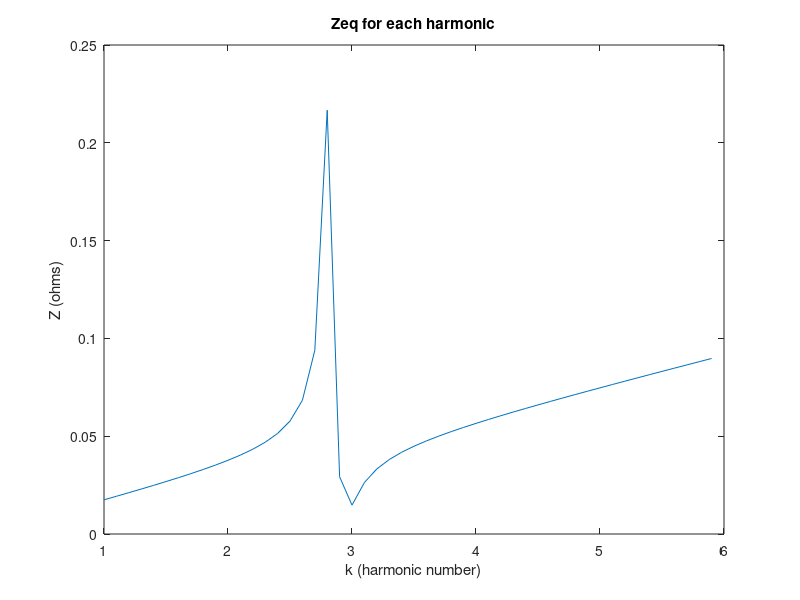

The MATLAB source for this figure:
function Prog3
%
% Dada la impedancia de una linea y de un filtro de sintonia, 
% calcular y representar el modulo de la impedancia equivalente del conjunto.
% 
clear all
close all
clc
f=50;
w=2*pi*f;
h=2.95;
q=50;
%
% Datos del circuito.
%
XCF=1.5; % Reactancia del condensador del filtro.
XLF=XCF/h^2; % Reactancia de la bobina del filtro.
RF=XLF*h/q; % Resistencia del filtro.

XL=XLF*0.1; % Reactancia inductiva de la linea.
R=XL*0.05; % Resistencia de la linea.

%
% Espectro armonico a analizar.
%
k=1:0.1:2*h;

%% code above here was not touched

Zeq_line= R + 1j*k*XL;                      %a resistance and inductance

Zeq_filter= RF + 1j*k*XLF -1j*XCF./k;       %resistance inductance and capacitance

Zeq= (Zeq_line.*Zeq_filter)./(Zeq_line+Zeq_filter); %both previous Zeq-... in pararell

Ksr =sqrt(XCF/XLF) %series resonance

plot (k,abs(Zeq));
title('Zeq for each harmonic');
ylabel('Z (ohms)');
xlabel('k (harmonic number)');